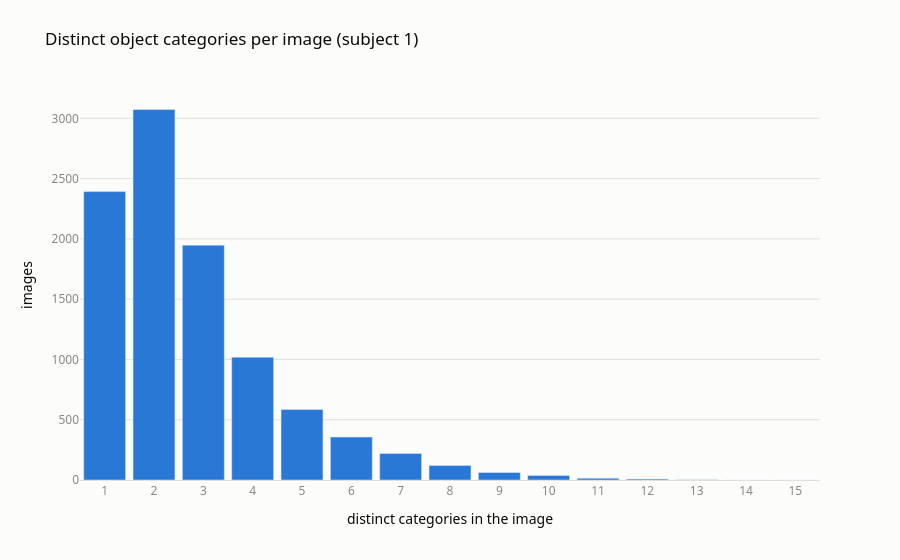

The notebook cell saved with this chart:
### Code cell
# [2.4.4] Chart: distinct categories per image
cat_count = per_image["n_categories"].value_counts().sort_index()

fig = go.Figure()
fig.add_bar(
    x=cat_count.index,
    y=cat_count.values,
    marker=dict(color=BLUE),
    hovertemplate="%{x} categories: %{y} images<extra></extra>",
)
fig.update_layout(bargap=0.15)
style(fig,
      title="Distinct object categories per image (subject 1)",
      xaxis_title="distinct categories in the image",
      yaxis_title="images")
fig.update_xaxes(dtick=1)
fig.show()

### Figure 1 — Plotly figure (JSON) as saved in the notebook; plotly's stock layout.template omitted (floating-point values rounded to 4 significant figures)
{"data": [{"hovertemplate": "%{x} categories: %{y} images<extra></extra>", "marker": {"color": "#2a78d6"}, "type": "bar", "x": [1, 2, 3, 4, 5, 6, 7, 8, 9, 10, 11, 12, 13, 14, 15], "y": [2392, 3073, 1948, 1018, 585, 356, 220, 121, 62, 38, 15, 8, 3, 1, 1]}], "layout": {"bargap": 0.15, "font": {"color": "#0b0b0b", "family": "system-ui, 'Segoe UI', sans-serif"}, "legend": {"orientation": "h", "x": 0, "y": 1.02, "yanchor": "bottom"}, "margin": {"t": 90}, "paper_bgcolor": "#fcfcfb", "plot_bgcolor": "#fcfcfb", "title": {"text": "Distinct object categories per image (subject 1)"}, "xaxis": {"dtick": 1, "linecolor": "#e1e0d9", "showgrid": false, "tickfont": {"color": "#898781"}, "title": {"text": "distinct categories in the image"}}, "yaxis": {"gridcolor": "#e1e0d9", "tickfont": {"color": "#898781"}, "title": {"text": "images"}, "zeroline": false}}}
